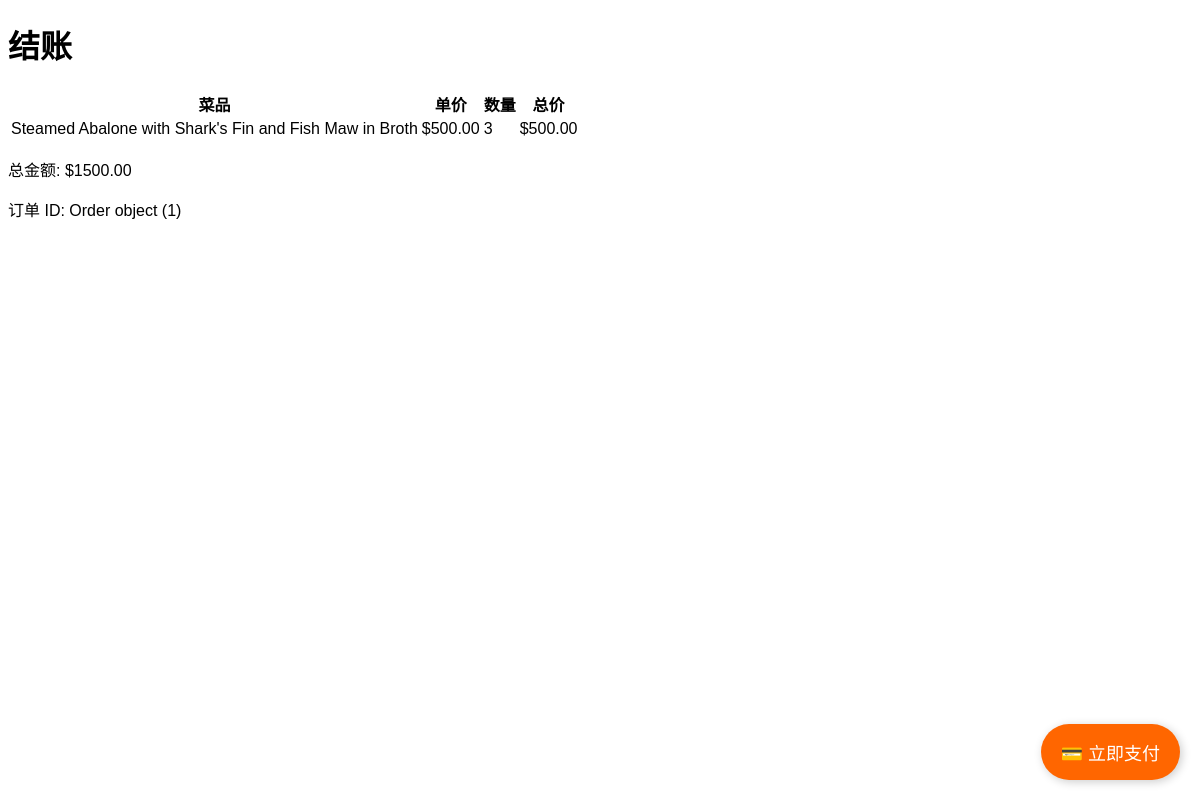
Page /order/checkout/1/ on the earlier database version.
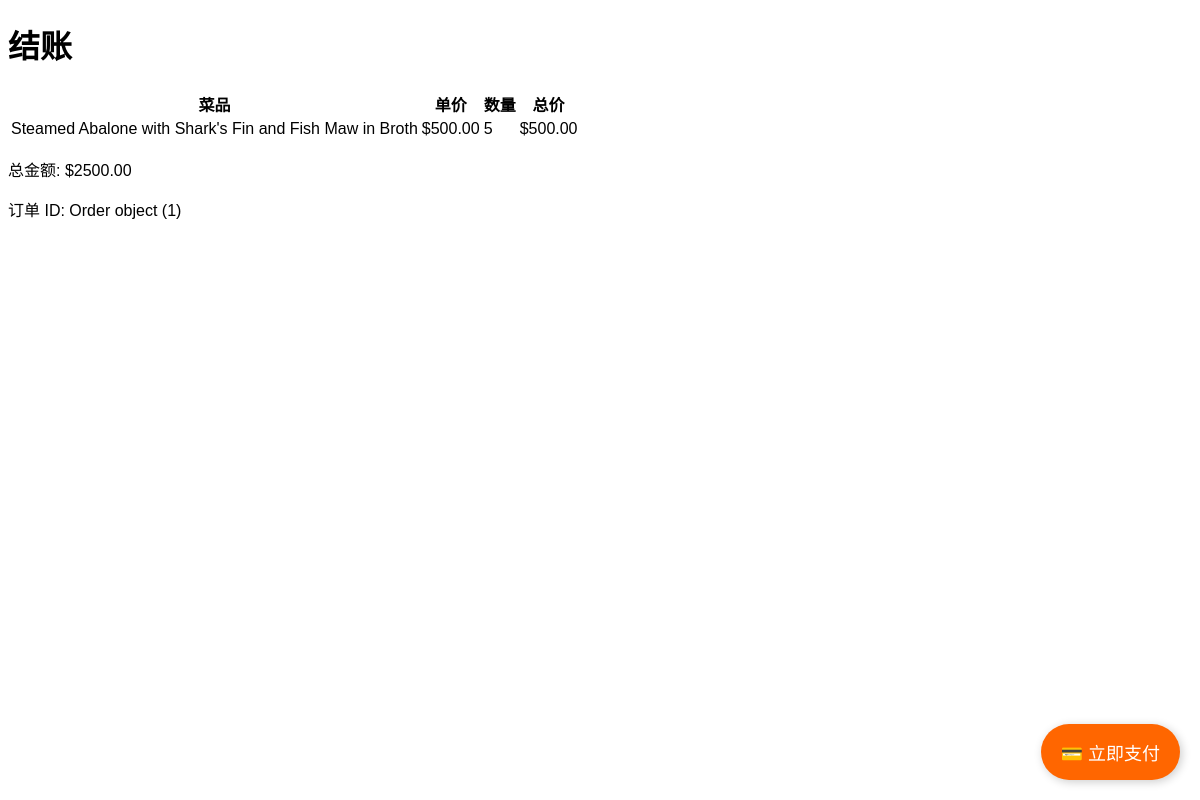
Same page on the later database version.
### orders/models.py (models this page shows, shortened)
class OrderItems(models.Model):
    order = models.ForeignKey(Order, on_delete=models.CASCADE, related_name="order_items")
    menuitem = models.ForeignKey(MenuItem, on_delete=models.CASCADE, related_name="menu_orders")
    quantity = models.IntegerField(default=1)  # 添加 quantity 字段，确保记录菜品数量
    class Meta:
        unique_together = (('order', 'menuitem'),)

class MenuItem(models.Model):
    name = models.CharField(max_length=100)
    description = models.TextField()
    price = models.DecimalField(max_digits=10, decimal_places=2)
    image = models.ImageField(upload_to="menu_image/", blank=True, null=True)  # 修改为 ImageField

class Order(models.Model):
    status = models.CharField(max_length=20, choices=[("Pending", "Pending"), ("Completed", "Completed")])
    table = models.ForeignKey('Table', on_delete=models.CASCADE)
    items = models.ManyToManyField(MenuItem, through='OrderItems')

### orders/views.py (the view)
# urls.py: path("checkout/<int:order_id>/", views.checkout, name="checkout"),
def checkout(request, order_id):
    order = get_object_or_404(Order, id=order_id)
    order_items = OrderItems.objects.filter(order=order)
    total_price = sum(item.menuitem.price * item.quantity for item in order_items)
    menu_items = list(MenuItem.objects.values("id", "name", "price"))
    for item in menu_items:
        item["price"] = float(item["price"])
    menu_items_json = json.dumps(menu_items)
    return render(request, "orders/checkout.html", {
        "order": order,
        "order_items": order_items,
        "total_price": total_price,
        "menu_items_json": menu_items_json
    })

### orders/templates/orders/checkout.html (shortened to what this page needs)
<!DOCTYPE html>
<html lang="zh">
<head>
    {% load static %}
    <link rel="stylesheet" href="{% static 'css/style.css' %}">
</head>
<body>
    <h1>结账</h1>
   <table>
    <tr>
        <th>菜品</th>
        <th>单价</th>
        <th>数量</th>
        <th>总价</th>
    </tr>
    {% for item in order_items %}
    <tr>
        <td>{{ item.menuitem.name }}</td>
        <td>${{ item.menuitem.price }}</td>
        <td>{{ item.quantity }}</td>
        <td>${{ item.menuitem.price|floatformat:2 }}</td>
    </tr>
    {% endfor %}
</table>
    <p>总金额: ${{ total_price }}</p>
    <p>订单 ID: {{ order }}</p>
    <button class="floating-button" onclick="goToPayment()">💳 立即支付</button>
</body>
</html>

### static/css/style.css (style rules this page uses)
body { font-family: Arial, sans-serif; }
.floating-button { position: fixed; bottom: 20px; right: 20px; background-color: #ff6600; color: white; border: none; padding: 15px 20px; border-radius: 50px; font-size: 18px; cursor: pointer; box-shadow: 2px 2px 10px rgba(0, 0, 0, 0.2); }

Differences in the rows shown:
changed OrderItems "Steamed Abalone with Shark's Fin and Fish Maw in Broth": quantity "3" → "5"
Other differences:
{{ total_price }}: "1500.00" → "2500.00"
